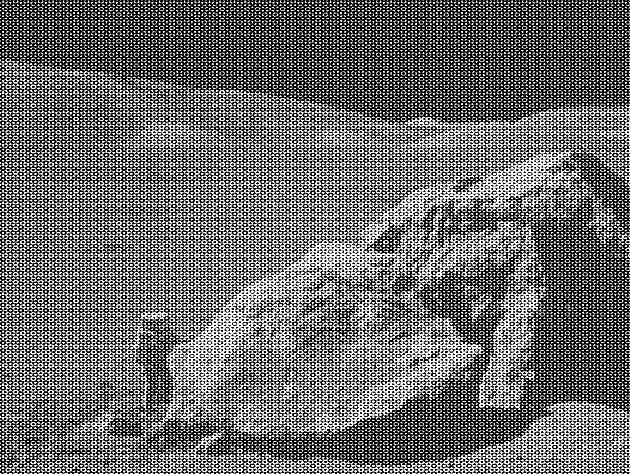
#> input picture moonlanding.png, 630 x 474 px
$ jupyter execute --allow-errors 09ex_Algorithms.ipynb
#> lines starting #> are read from the running program, lines starting #| are printed output that depends on the picture
[cell 1]
import numpy as np
import matplotlib.pyplot as plt
from scipy.interpolate import UnivariateSpline
from scipy.optimize import curve_fit, minimize

1\. **Maximum wind speed prediction at the Sprogø station**

The exercise goal is to predict the maximum wind speed occurring every 50 years even if no measure exists for such a period. The available data are only measured over 21 years at the Sprogø meteorological station located in Denmark.

The annual maxima are supposed to fit a normal probability density function. However such function is not going to be estimated because it gives a probability from a wind speed maxima. Finding the maximum wind speed occurring every 50 years requires the opposite approach, the result needs to be found from a defined probability. That is the quantile function role and the exercise goal will be to find it. In the current model, it is supposed that the maximum wind speed occurring every 50 years is defined as the upper 2% quantile.

By definition, the quantile function is the inverse of the cumulative distribution function. The latter describes the probability distribution of an annual maxima. In the exercise, the cumulative probability $p_i$ for a given year i is defined as $p_i = i/(N+1)$ with $N = 21$, the number of measured years. Thus it will be possible to calculate the cumulative probability of every measured wind speed maxima. From those experimental points, the scipy.interpolate module will be very useful for fitting the quantile function. Finally the 50 years maxima is going to be evaluated from the cumulative probability of the 2% quantile.

Practically, load the dataset:

```python
import numpy as np
max_speeds = np.load('max-speeds.npy')
years_nb = max_speeds.shape[0]
```

Compute then the cumulative probability $p_i$ (`cprob`) and sort the maximum speeds from the data. Use then the  UnivariateSpline from scipy.interpolate to define a quantile function and thus estimate the probabilities.

In the current model, the maximum wind speed occurring every 50 years is defined as the upper 2% quantile. As a result, the cumulative probability value will be:

```python
fifty_prob = 1. - 0.02
```

So the storm wind speed occurring every 50 years can be guessed as:

``` python
fifty_wind = quantile_func(fifty_prob)
```

#> (a cell that did not finish here is left out)

2\. **Curve fitting of temperature in Alaska**

The temperature extremes in Alaska for each month, starting in January, are given by (in degrees Celcius):

max:  17,  19,  21,  28,  33,  38, 37,  37,  31,  23,  19,  18

min: -62, -59, -56, -46, -32, -18, -9, -13, -25, -46, -52, -58

* Plot these temperature extremes.
* Define a function that can describe min and max temperatures.
* Fit this function to the data with scipy.optimize.curve_fit().
* Plot the result. Is the fit reasonable? If not, why?
* Is the time offset for min and max temperatures the same within the fit accuracy?

[cell 3]
max_temp = [17,  19,  21,  28,  33,  38, 37,  37,  31,  23,  19,  18]
min_temp = [-62, -59, -56, -46, -32, -18, -9, -13, -25, -46, -52, -58]
month = np.arange(1,13)

def func(x, A, omega, phi, m):
    return A*np.sin(omega*x+phi) + m

fit_max = curve_fit(func, month, max_temp, p0=[np.max(max_temp) - np.min(max_temp), 2*np.pi/13, np.pi/4, np.mean(max_temp)])
fit_min = curve_fit(func, month, min_temp, p0=[np.max(min_temp) - np.min(min_temp), 2*np.pi/13, np.pi/4, np.mean(min_temp)])

x = np.linspace(0,13,100)

plt.plot(month, max_temp, 'o-', label="max")
plt.plot(month, min_temp, 'o-', label="min")
plt.xticks(month, ['Jen', 'Feb', 'Mar', 'Apr', 'May', 'Jun', 'Jul', 'Aug', 'Sep', 'Oct', 'Nov', 'Dec'])
plt.plot(x, func(x, fit_max[0][0], fit_max[0][1], fit_max[0][2], fit_max[0][3]), '--k')
plt.plot(x, func(x, fit_min[0][0], fit_min[0][1], fit_min[0][2], fit_min[0][3]), '--k')
plt.legend()
plt.ylabel("Temperature °C")
plt.show()
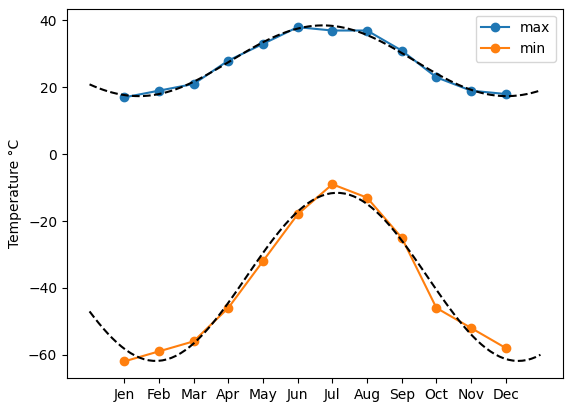
#> figure drawn by matplotlib, 1 panel; curve peaks at x = 6, y = 38; curve peaks at x = 7, y = -9; curve peaks at x = 6.7, y = 38.53

3\. **2D minimization of a six-hump camelback function**

$$
f(x,y) = \left(4-2.1x^2+\frac{x^4}{3} \right) x^2 +xy + (4y^2 -4)y^2
$$

has multiple global and local minima. Find the global minima of this function.

Hints:

* Variables can be restricted to $-2 < x < 2$ and $-1 < y < 1$.
* Use numpy.meshgrid() and pylab.imshow() to find visually the regions.
* Use scipy.optimize.minimize(), optionally trying out several of its methods.

How many global minima are there, and what is the function value at those points? What happens for an initial guess of $(x, y) = (0, 0)$ ?

[cell 4]
def f(X):
    x, y = X
    return (4-2.1*x**2 + x**4/3)*x**2 + x*y + (-4+4*y**2)*y**2

x, y = np.meshgrid(np.linspace(-2,2,100), np.linspace(-1,1,100))
z = f((x,y))

min_1 = minimize(f, x0=[0,1])
min_2 = minimize(f, x0=[0,-1])
print(f"Minimum value: {min_1.fun:.4} at x={min_1.x[0]:.4} y={min_1.x[1]:.4}")
print(f"Minimum value: {min_2.fun:.4} at x={min_2.x[0]:.4} y={min_2.x[1]:.4}")

plt.contourf(x, y, z, levels=100)
plt.plot(min_1.x[0], min_1.x[1], 'or')
plt.plot(min_2.x[0], min_2.x[1], 'ob')
plt.colorbar()
plt.show()
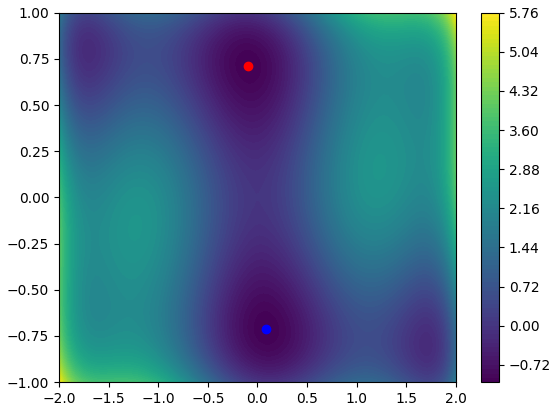
#> figure drawn by matplotlib, 2 panels

4\. **FFT of a simple dataset**

Performe a periodicity analysis on the lynxs-hares population

[cell 5]
from scipy import fftpack

#> (the rest of this cell did not finish here and is left out)

5\. **FFT of an image**

* Examine the provided image `moonlanding.png`, which is heavily contaminated with periodic noise. In this exercise, we aim to clean up the noise using the Fast Fourier Transform.
* Load the image using pylab.imread().
* Find and use the 2-D FFT function in scipy.fftpack, and plot the spectrum (Fourier transform of) the image. Do you have any trouble visualising the spectrum? If so, why?
* The spectrum consists of high and low frequency components. The noise is contained in the high-frequency part of the spectrum, so set some of those components to zero (use array slicing).
* Apply the inverse Fourier transform to see the resulting image.

[cell 6]
from matplotlib.pylab import imread
from scipy import fftpack

import matplotlib.pyplot as plt

img = imread('moonlanding.png')
#> img is the input picture: shape (474, 630) float32; min 0, max 1, mean 0.424
img_f = fftpack.fft2(img)

plt.imshow(np.abs(fftpack.fftshift(img_f)))
plt.colorbar()
plt.show()
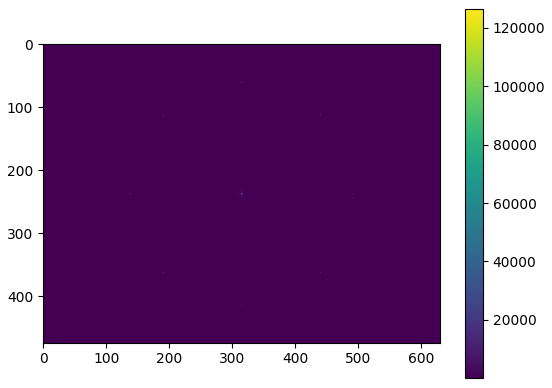
#> figure drawn by matplotlib, 2 panels

threshold = 1000
img_f[np.abs(img_f) > threshold] = 0
filtered_img = np.abs(fftpack.ifft2(img_f))
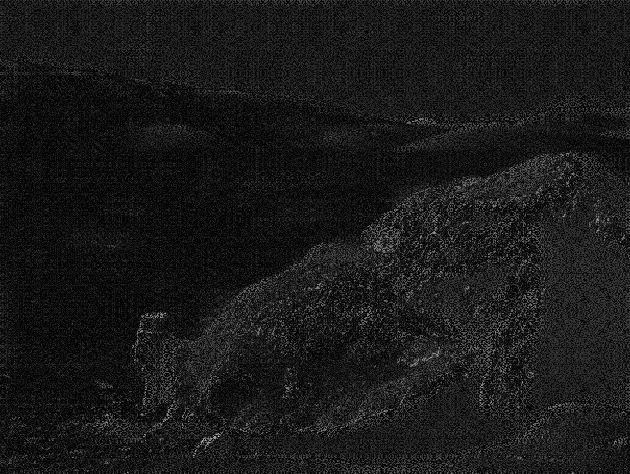
#> filtered_img: shape (474, 630) float32; min 4.54e-07, max 0.817, mean 0.101

plt.imshow(filtered_img, cmap='gray')
plt.title('Filtered image')
plt.show()
